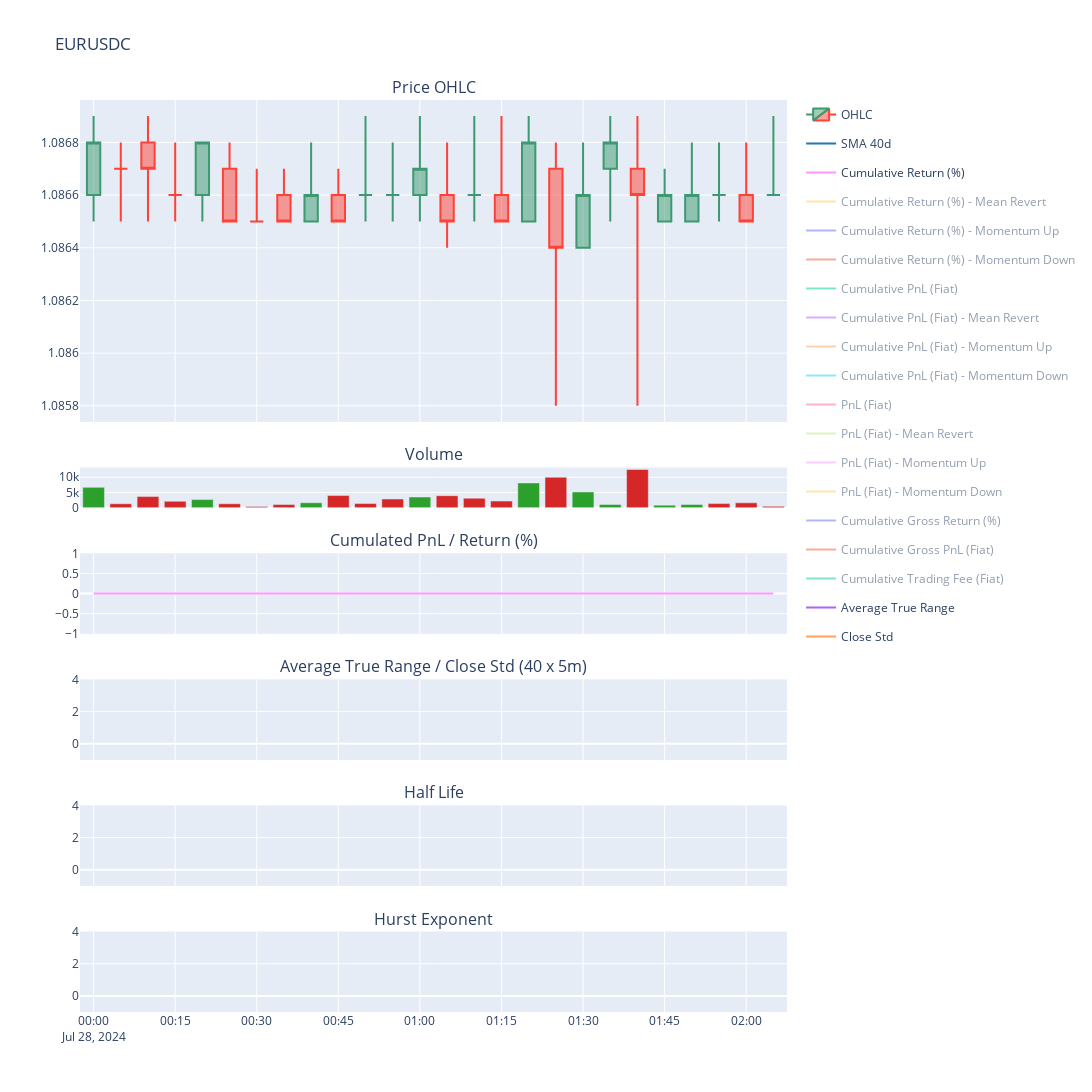

Notebook cell for this chart:
### Code cell
for k, v in strategy_dict.items():
    strategy = v
    strategy.load_data(date_str, lookback_end=date_str_end)    
    strategy.summary(True, lastn=20)
